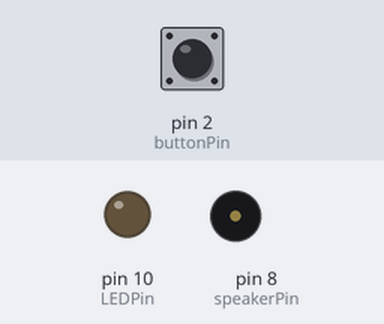
The sketch below on a simulated Arduino Uno, built with avr-gcc and run on an emulated ATmega328P. Shown: output pins drawn as LEDs (lit = HIGH), buzzer (waves = sounding). The inputs (shaded band) are chosen by the test bench; at power-on: pin 2 (buttonPin) HIGH.

Above: at 1.2 s.
1.3 s: pin 2 (buttonPin) pulled LOW for 3.2 s
At 1.9 s:
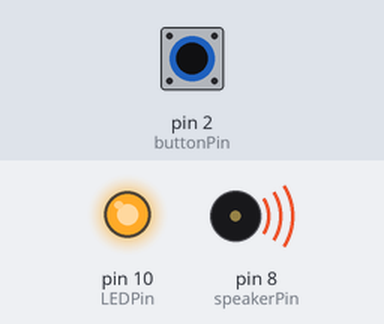
7.5 s: pin 2 (buttonPin) pulled LOW for 0.15 s
At 8.1 s:
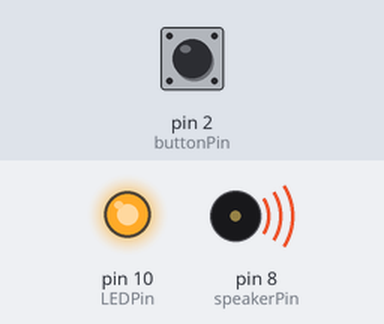
10.6 s: pin 2 (buttonPin) pulled LOW for 1 s
At 14.3 s:
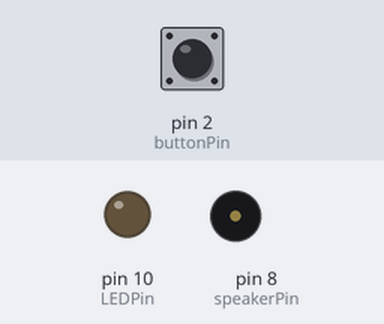
Timing chart, 0 to 15.8 s (numbered marks = the images above; inputs shaded):
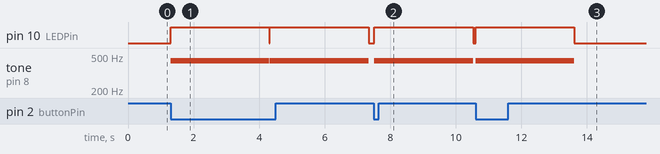

Measured:
- after the input at 1.3 s, pin 10 (LEDPin): alternates HIGH for 3.0 s and LOW for 0.01 s, starting at once; tone on pin 8 (speakerPin): alternates 440 Hz for 3.0 s and silent for 0.01 s, starting at once
- after the input at 7.5 s, pin 10 (LEDPin): LOW → HIGH at once, → LOW 3.0 s later; tone on pin 8 (speakerPin): silent → 440 Hz at once, → silent 3.0 s later
- after the input at 10.6 s, pin 10 (LEDPin): LOW → HIGH at once, → LOW 3.0 s later; tone on pin 8 (speakerPin): silent → 440 Hz at once, → silent 3.0 s later

The sketch:

buttonTimer.ino
```cpp
// buttonTimer.ino
// Michael Gurevich

// After Loe Feijs' "Multitasking" Example

const byte buttonPin =  2; // pin number of the button pin
const byte LEDPin = 10;    // pin number for LED
const byte speakerPin = 8;
int timer;

enum btn{ON,OFF}; // our own type for button states
btn state;        // variable to store state

void setup() {
  Serial.begin(9600);           // intialize Serial port
  pinMode(buttonPin, INPUT_PULLUP);  // initialize the button pin as an input
  // and activate pull-up resistor
  pinMode(LEDPin, OUTPUT);

}

void loop(){
  ledStep();
  delay(10);  // 10ms delay allows us to count time in 10ms increments
}

void ledStep() {

  int reading = digitalRead(buttonPin);  // get pin reading
  switch(state) {
  case OFF:
    if (reading == LOW) {          //button is pressed
      state = ON;
      digitalWrite(LEDPin,HIGH);   // turn on LED
      tone(speakerPin,440);        // play tone
      timer = 300;                 // n * 0.01s == total time elapsed in seconds
    }
    break;
  case ON:
    if (timer <= 0) {
      state = OFF;
      digitalWrite(LEDPin,LOW);    // turn off LED
      noTone(speakerPin);          // stop tone
    } else timer--; // update timer
    break;
  }
}
```
